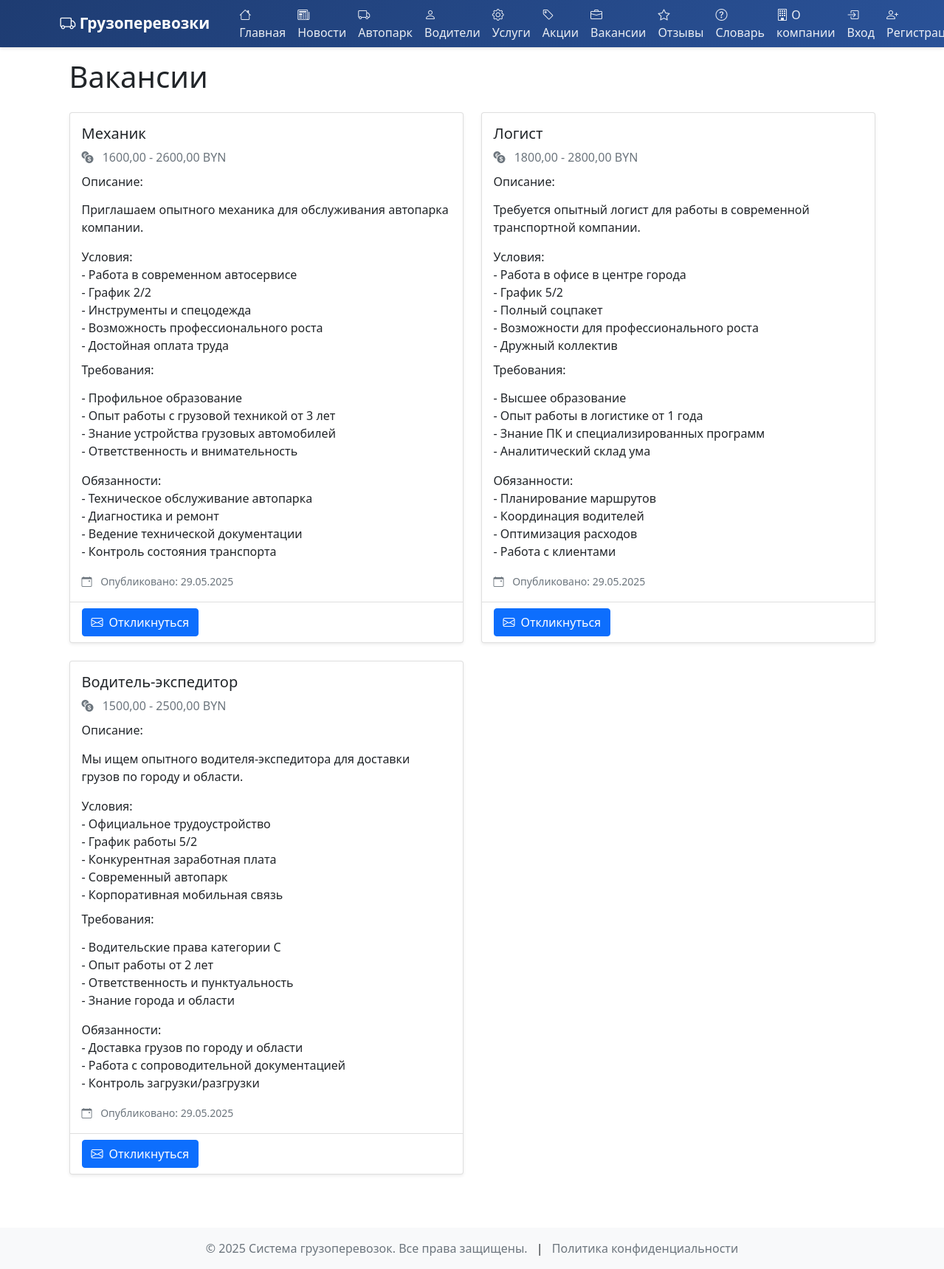
Screenshot of /jobs/ with the database file from the repository.
### core/models.py (models this page shows, shortened)
class Job(models.Model):
    title = models.CharField('Название', max_length=200)
    description = models.TextField('Описание')
    requirements = models.TextField('Требования')
    salary_from = models.DecimalField('Зарплата от', max_digits=10, decimal_places=2, null=True, blank=True)
    salary_to = models.DecimalField('Зарплата до', max_digits=10, decimal_places=2, null=True, blank=True)
    is_active = models.BooleanField('Активна', default=True)
    created_at = models.DateTimeField('Создано', auto_now_add=True)
    class Meta:
        verbose_name = 'Вакансия'
        verbose_name_plural = 'Вакансии'
        ordering = ['-created_at']

### core/views.py (the view)
# urls.py: path('jobs/', views.JobListView.as_view(), name='job-list'),
class JobListView(ListView):
    model = Job
    template_name = 'core/job_list.html'
    context_object_name = 'jobs'
    paginate_by = 10
    def get_queryset(self):
        return Job.objects.filter(is_active=True)

### core/templates/core/job_list.html (shortened to what this page needs)
{% extends 'core/base.html' %}
{% block content %}
<div class="container">
    <h1 class="mb-4">Вакансии</h1>
    <div class="row">
        {% for job in jobs %}
        <div class="col-md-6 mb-4">
            <div class="card h-100 shadow-sm">
                <div class="card-body">
                    <h5 class="card-title">{{ job.title }}</h5>
                    <p class="card-text text-muted mb-3">
                        {% if job.salary_from or job.salary_to %}
                            <i class="bi bi-currency-exchange me-2"></i>
                            {% if job.salary_from and job.salary_to %}
                                {{ job.salary_from }} - {{ job.salary_to }} BYN
                            {% elif job.salary_from %}
                                от {{ job.salary_from }} BYN
                            {% else %}
                                до {{ job.salary_to }} BYN
                            {% endif %}
                        {% endif %}
                    </p>
                    <h6 class="card-subtitle mb-2">Описание:</h6>
                    <p class="card-text">{{ job.description|linebreaks }}</p>
                    <h6 class="card-subtitle mb-2">Требования:</h6>
                    <p class="card-text">{{ job.requirements|linebreaks }}</p>
                    <p class="card-text">
                        <small class="text-muted">
                            <i class="bi bi-calendar-event me-2"></i>
                            Опубликовано: {{ job.created_at|date:"d.m.Y" }}
                        </small>
                    </p>
                </div>
                <div class="card-footer bg-transparent">
                    <a href="mailto:hr@company.com?subject=Вакансия: {{ job.title }}" class="btn btn-primary">
                        <i class="bi bi-envelope me-2"></i>Откликнуться
                    </a>
                </div>
            </div>
        </div>
        {% empty %}
        <div class="col-12">
            <div class="alert alert-info">
                На данный момент вакансий нет.
            </div>
        </div>
        {% endfor %}
    </div>
</div>
{% endblock %}

### core/templates/core/base.html (style rules this page uses)
body { min-height: 100vh; display: flex; flex-direction: column; }

### rows the page displays
Job: title "Механик", salary_from "1600,00", salary_to "2600,00", description "Приглашаем опытного механика для обслуживания автопарка компании. Условия: - Работа в современном автосервисе - График 2/2 - Инструменты и спецодежда - Возможность профессионального роста - Достойная оплата труда", requirements "- Профильное образование - Опыт работы с грузовой техникой от 3 лет - Знание устройства грузовых автомобилей - Ответственность и внимательность Обязанности: - Техническое обслуживание автопарка - Диагностика и ремонт - Ведение технической документации - Контроль состояния транспорта", created_at "29.05.2025"
Job: title "Логист", salary_from "1800,00", salary_to "2800,00", description "Требуется опытный логист для работы в современной транспортной компании. Условия: - Работа в офисе в центре города - График 5/2 - Полный соцпакет - Возможности для профессионального роста - Дружный коллектив", requirements "- Высшее образование - Опыт работы в логистике от 1 года - Знание ПК и специализированных программ - Аналитический склад ума Обязанности: - Планирование маршрутов - Координация водителей - Оптимизация расходов - Работа с клиентами", created_at "29.05.2025"
Job: title "Водитель-экспедитор", salary_from "1500,00", salary_to "2500,00", description "Мы ищем опытного водителя-экспедитора для доставки грузов по городу и области. Условия: - Официальное трудоустройство - График работы 5/2 - Конкурентная заработная плата - Современный автопарк - Корпоративная мобильная связь", requirements "- Водительские права категории C - Опыт работы от 2 лет - Ответственность и пунктуальность - Знание города и области Обязанности: - Доставка грузов по городу и области - Работа с сопроводительной документацией - Контроль загрузки/разгрузки", created_at "29.05.2025"
